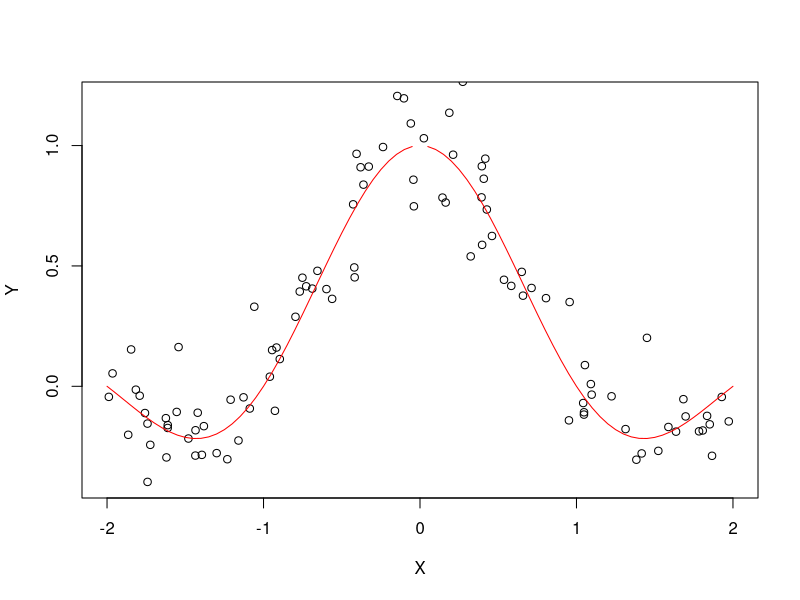
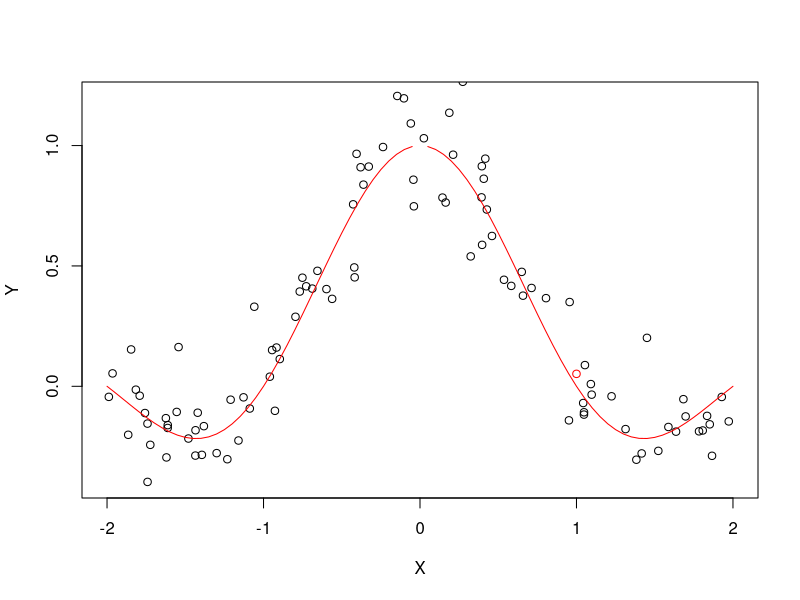

These figures' R source, in order: (Note: this script raises an error after producing the figures.)
## ---- chunk 1
library(MASS)
set.seed(2018) 
n = 100
sigma2 = 0.02
new = 1

K0=function(x1,x2){
  exp(-(x1-x2)^2/2)
}

X=runif(n,-2,2)
Kmat = matrix(0,nrow=n,ncol=n)
for(i in 1:n){
  for(j in 1:n){
    Kmat[i,j]=K0(X[i],X[j])
  }
}
#f = mvrnorm(n=1,mu=rep(0,n),Sigma=Kmat)
#Y = f + mvrnorm(n=1,mu=rep(0,n),Sigma=diag(rep(sigma2,n)))
Y = sin(pi*X)/(pi*X)+mvrnorm(n=1,mu=rep(0,n),Sigma=diag(rep(sigma2,n)))
temp = seq(-2,2,0.05)
plot(X,Y,xlim = c(-2,2),ylim=c(-0.4,1.2))
lines(temp,sin(pi*temp)/(pi*temp),'l',col='red')
## ---- chunk 2
start_time <- Sys.time()
k0=rep(0,n)
for (i in 1:n){
  k0[i]=K0(new,X[i])
}

f_theory=k0%*%solve(Kmat+diag(rep(sigma2,n)))%*%Y
end_time <- Sys.time()
c(f_theory,end_time-start_time)
## ---- chunk 3
plot(X,Y,xlim = c(-2,2),ylim=c(-0.4,1.2))
lines(temp,sin(pi*temp)/(pi*temp),'l',col='red')
lines(new,f_theory,col='red','p')
## ---- chunk 4
k_t=function(t){
  if(t==1){
    out = 0}
  if(t>1){
    out=c()
    for (i in 1:(t-1)){
      out=c(out,K0(X[i],X[t]))
    }
  }
  out
}

update_s=function(t,C){
  if(t==1){
    s=1
  }
  else{
    s=c(C%*%k_t(t),1)
  }
  s
}

update_c=function(t,C,r,s){
  if(t==1){
    U_c = 0}
  if(t!=1){
    U_c = cbind(rbind(C,0),0)
  }
  new_c = U_c + r[t]*outer(s,s)
  new_c
}

update_alpha=function(t,alpha,q,s){
  T_alpha = c(alpha,0)
  new_alpha = T_alpha+q[t]*s
  new_alpha
}

update_q=function(t,q,alpha,sigmax){
  if(t==1){
    out = Y[t]/sigmax
  }
  if(t!=1){
    #out = (Y[t]-k0[1:(t-1)]%*%alpha)/sigmax
    out = (Y[t]-k_t(t)%*%alpha)/sigmax
  }
  q=c(q,out)
  q
}
## ---- chunk 5
start_time <- Sys.time()
C=NULL
alpha=NULL
r=c()
q=c()
sigmax = 1+sigma2

for(i in 1:n){
  q = update_q(i,q,alpha,sigmax)
  r = c(r,-1/sigmax)
  s = update_s(i,C)
  C = update_c(i,C,r,s)
  alpha = update_alpha(i,alpha,q,s)
  sigmax = 1+sigma2+k_t(i+1)%*%C%*%k_t(i+1)
}

k0=rep(0,n)
for (i in 1:n){
  k0[i]=K0(new,X[i])
}
f_online=alpha%*%k0
end_time <- Sys.time()
c(f_online,end_time-start_time)
## ---- chunk 6
sum(abs(-C%*%Y-alpha))
## ---- chunk 7
library(png)
library(knitr)
include_graphics('notation.png')
## ---- chunk 8
## bv is the index of basis vectora in X
update_K=function(bv){
  d = length(bv)
  ## compute the kernel matrix of bv using K0
  mat=matrix(0,ncol=d,nrow=d)
  for(i in 1:d){
    for(j in 1:d){
      mat[i,j]=K0(X[bv[i]],X[bv[j]])
    }
  }
  mat
}

update_k=function(bv,t){
  if(length(bv)==0){
    out = 0}
  if(length(bv)>=1){
    out=c()
    for (i in bv){
      out=c(out,K0(X[i],X[t]))
    }
  }
  out
}

update_e_hat=function(Q,k){
  if(is.null(Q)==T){
    out = 0
  }
  else{
    out = Q%*%k
  }
  out
}

update_gamma=function(k,e_hat){
  1-k%*%e_hat
}

update_q=function(t,k,alpha,sigmax){
  if(t==1){
    out = Y[t]/sigmax
  }
  if(t!=1){
    out = (Y[t]-k%*%alpha)/sigmax
  }
  as.vector(out)[1]
}

update_s_hat=function(C,k,e_hat){
  C%*%k+e_hat
}

update_eta=function(gamma,sigmax){
  r=-1/sigmax
  1/(1+gamma*r)
}

update_alpha_hat=function(alpha,q,eta,s_hat){
  alpha+q*eta*s_hat
}

update_c_hat=function(C,sigmax,eta,s_hat){
  r=-1/sigmax
  C+r*eta*outer(s_hat,s_hat)
}

update_s=function(C,k){
  if(is.null(C)==T){
    s=1
  }
  else{
    s=c(C%*%k,1)
  }
  s
}

update_alpha=function(alpha,q,s){
  T_alpha = c(alpha,0)
  new_alpha = T_alpha+q*s
  new_alpha
}

update_c=function(C,sigmax,s){
  if(is.null(C)==T){
    U_c = 0}
  else{
    U_c = cbind(rbind(C,0),0)
  }
  r = -1/sigmax 
  new_c = U_c+r*outer(s,s)
  new_c
}

update_Q=function(Q,gamma,e_hat){
  if(is.null(Q)==T){out=1}
  else{
    temp = c(e_hat,-1)
    out=rbind(cbind(Q,0),0)+1/gamma*outer(temp,temp)
  }
  out
}

update_alpha_mat = function(alpha,Q,C){
  t = length(alpha)-1
  alpha[1:t]-alpha[t+1]/(C[t+1,t+1]+Q[t+1,t+1])*(Q[t+1,1:t]+C[t+1,1:t])
}

update_c_mat = function(C,Q){
  t = nrow(C)-1
  C[1:t,1:t]+outer(Q[t+1,1:t],Q[t+1,1:t])/Q[t+1,t+1]-outer(Q[t+1,1:t]+C[t+1,1:t],Q[t+1,1:t]+C[t+1,1:t])/(Q[t+1,t+1]+C[t+1,t+1])
}

update_q_mat = function(Q){
  t = nrow(Q)-1
  Q[1:t,1:t]-outer(Q[t+1,1:t],Q[t+1,1:t])/Q[t+1,t+1]
}

update_s_mat=function(C,K){
  solve(solve(C)+K)
}
## ---- chunk 9
start_time <- Sys.time()
d = 20 ## number of basis vectors
tol = 0.05  ## residual threshold
Q=NULL
C=NULL
alpha=NULL
bv=c()

for(i in 1:n){
  k = update_k(bv,i)
  if(is.null(C)==T){
    sigmax = 1+sigma2
  }
  if(is.null(C)==F){
    sigmax = (1+sigma2+k%*%C%*%k)[1,1]
  }
  q = update_q(i,k,alpha,sigmax)
  r = -1/sigmax
  e_hat = update_e_hat(Q,k)
  gamma = update_gamma(k,e_hat)[1,1]
  if(gamma<tol){
    s = as.vector(update_s_hat(C,k,e_hat))
    eta = update_eta(gamma,sigmax)
    alpha = update_alpha_hat(alpha,q,eta,s)
    C = update_c_hat(C,sigmax,eta,s)
  }
  if(gamma>=tol){
    bv = c(bv,i)
    s = as.vector(update_s(C,k))
    alpha = update_alpha(alpha,q,s)
    C = update_c(C,sigmax,s)
    Q = update_Q(Q,gamma,e_hat)
    if(length(bv)>d){
      alpha_mat = update_alpha_mat(alpha,Q,C)
      c_mat = update_c_mat(C,Q)
      q_mat = update_q_mat(Q)
      K = update_K(bv)
      s_mat = update_s_mat(C,K)
      eps = rep(0,d)
      for(j in 1:d){
        eps[i]=alpha_mat[j,j]/(q_mat[j,j]+c_mat[j,j])-s_mat[j,j]/q_mat[j,j]+log(1+c_mat[j,j]/q_mat[j,j])
      }
      bv = bv[-which.min(eps)]
    }
  }
}

k0=rep(0,n)
for (i in 1:n){
  k0[i]=K0(new,X[i])
}
f_sparse=alpha%*%k0[bv]
end_time <- Sys.time()
c(f_sparse,end_time-start_time)
## ---- chunk 10
plot(X[bv],Y[bv],xlim = c(-2,2),ylim=c(-0.4,1.2))
temp = seq(-2,2,0.05)
lines(temp,sin(pi*temp)/(pi*temp),'l',col='red')
lines(new,f_sparse,col='red','p')
